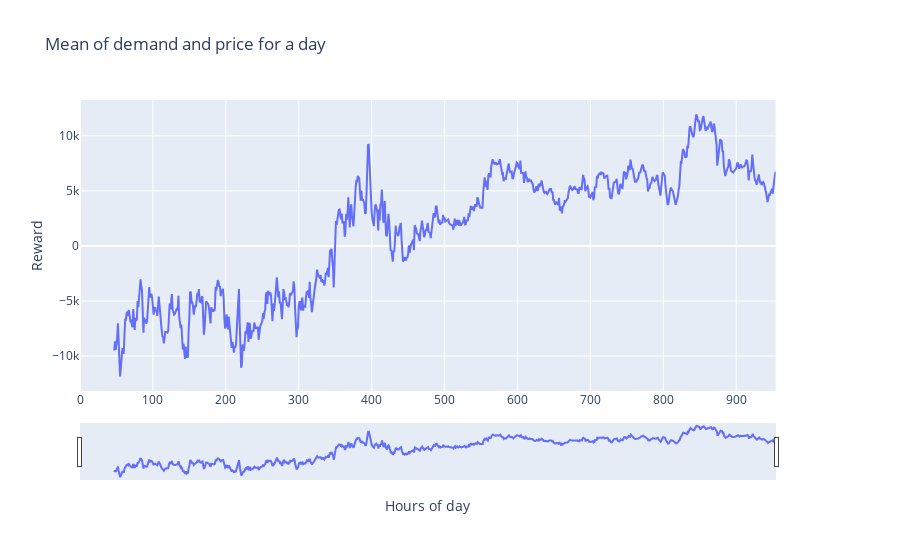

The cell this chart's notebook holds for it:
### Code cell
cumulative_reward = results['r'].rolling(window=48).mean()
fig = make_subplots(specs=[[{"secondary_y": True}]])
fig.add_trace(go.Scatter(x=results['timestamp'].index, y=cumulative_reward, name='reward'), secondary_y=False)

# Add figure title
fig.update_layout(
    title_text="Mean of demand and price for a day",
    xaxis_rangeslider_visible=True,
)

# Set x-axis title
fig.update_xaxes(title_text="Hours of day")

# Set y-axes titles
fig.update_yaxes(title_text="Reward")

fig.show()

### Figure 1 — Plotly figure (JSON) as saved in the notebook; plotly's stock layout.template omitted (floating-point values rounded to 4 significant figures; data arrays with more than 128 entries replaced by an {"elided": "..."} marker saying what was removed)
{"data": [{"name": "reward", "type": "scatter", "x": {"elided": "955 int values"}, "xaxis": "x", "y": {"elided": "955 float values"}, "yaxis": "y"}], "layout": {"title": {"text": "Mean of demand and price for a day"}, "xaxis": {"anchor": "y", "domain": [0, 0.94], "rangeslider": {"visible": true}, "title": {"text": "Hours of day"}}, "yaxis": {"anchor": "x", "domain": [0, 1], "title": {"text": "Reward"}}, "yaxis2": {"anchor": "x", "overlaying": "y", "side": "right", "title": {"text": "Reward"}}}}
